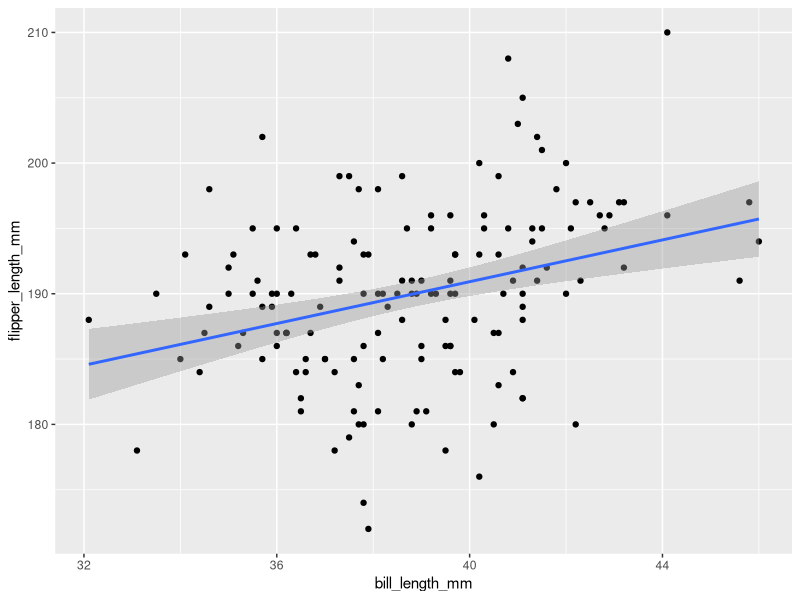

Write the R code that produced this figure.
#
# Analysis of Adelie penguins
# SEJ
# September 2023
#

library(palmerpenguins)
library(tidyverse)

data("penguins")

adelie <- filter(penguins, species == "Adelie")
glimpse(adelie)


model1 <- lm(flipper_length_mm ~ bill_length_mm, data = adelie)
summary(model1)

ggplot(adelie, aes(bill_length_mm, flipper_length_mm)) +
  geom_point() + 
  stat_smooth(method = "lm")
